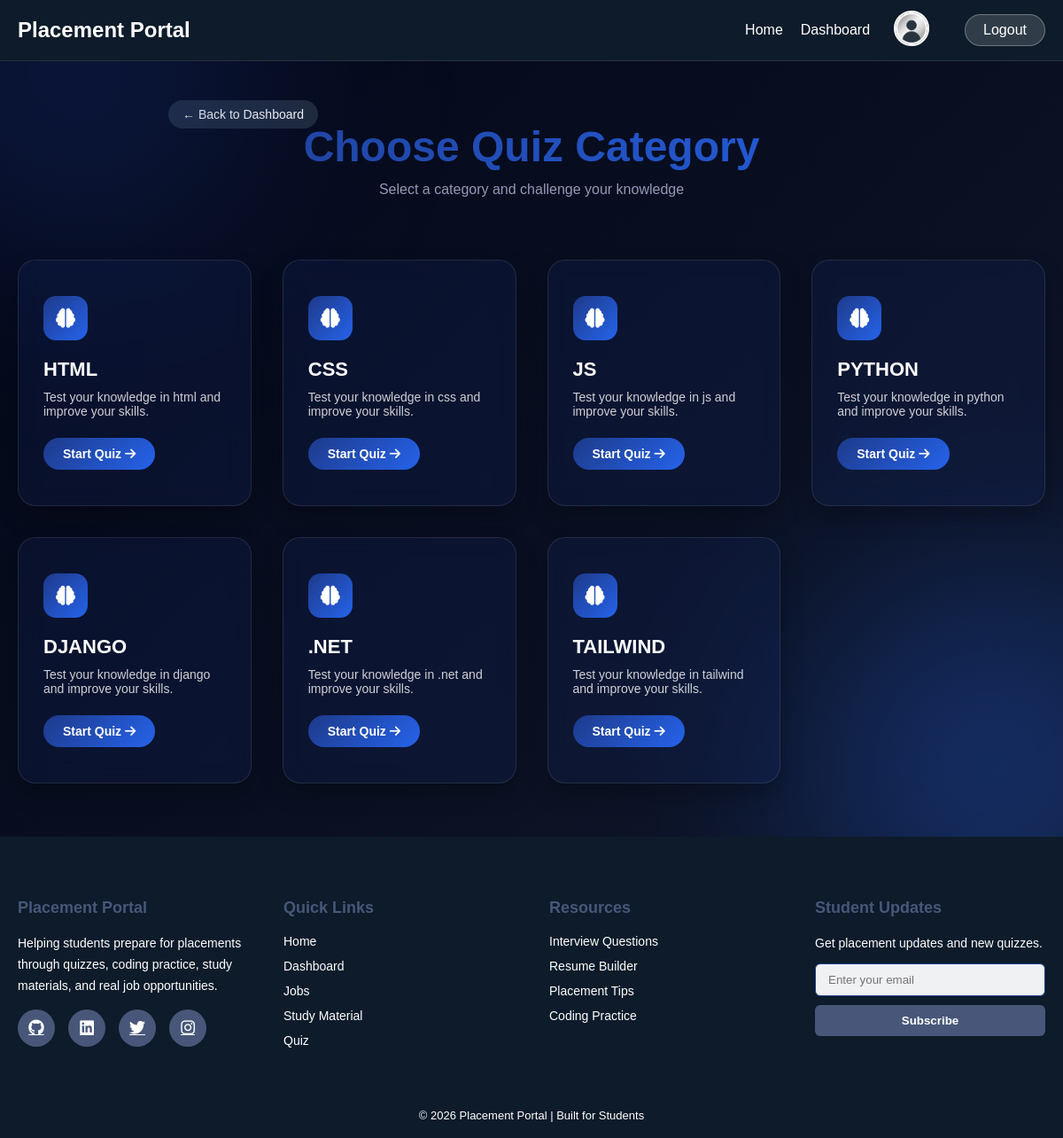
The app's page /quiz/ (signed in) with its own data.
### portal/models.py (models this page shows, shortened)
class Category(models.Model):
    name = models.CharField(max_length=50)
    slug = models.SlugField(unique=True, blank=True)

### portal/views.py (the view)
# urls.py: path('quiz/', views.quiz_home, name='quiz_home'),
@login_required
def quiz_home(request):
    categories = Category.objects.all()
    return render(request, 'quiz_home.html', {'categories': categories})

### portal/context_processors.py (called while the page is built)
def user_profile(request):
    if request.user.is_authenticated:
        profile = StudentProfile.objects.filter(user=request.user).first()
        return {'profile': profile}
    return {}

### portal/templates/quiz_home.html
{% extends 'base.html' %}
{% load static %}
{% block extra_css %}
<link rel="stylesheet" href="{% static 'css/quiz_home.css' %}">
<link rel="stylesheet" href="https://cdnjs.cloudflare.com/ajax/libs/font-awesome/6.5.0/css/all.min.css">
{% endblock %}
{% block content %}
<div class="quiz-page">
    <div class="bg-blur bg1"></div>
    <div class="bg-blur bg2"></div>
     <a href="{% url 'dashboard' %}" class="btn-back">
                ← Back to Dashboard
            </a>
    <div class="quiz-container">
        <div class="quiz-header">
            <h1 class="quiz-heading">Choose Quiz Category</h1>
            <p class="quiz-subtitle">
                Select a category and challenge your knowledge
            </p>
        </div>
        <div class="category-grid">
            {% for cat in categories %}
            <a href="{% url 'category_quiz' cat.slug %}" class="cat-card">
                <div class="cat-badge">
                    <i class="fas fa-brain"></i>
                </div>
                <div class="cat-content">
                    <h3 class="cat-title">{{ cat.name|upper }}</h3>
                    <p class="cat-desc">
                        Test your knowledge in {{ cat.name }} and improve your skills.
                    </p>
                    <span class="start-btn">Start Quiz <i class="fas fa-arrow-right"></i></span>
                </div>
            </a>
            {% empty %}
            <p class="no-data">No categories available.</p>
            {% endfor %}
        </div>
    </div>
</div>
{% endblock %}

### portal/static/css/base.css (style rules this page uses)
* { margin: 0; padding: 0; box-sizing: border-box; }
body { font-family: 'Poppins', sans-serif; background: linear-gradient(135deg, #2563EB, #1E3A8A); min-height: 100vh; color: #FFFFFF; overflow-x: hidden; }

### portal/static/css/quiz_home.css (style rules this page uses)
.btn-back { text-decoration:none; font-size:14px; padding:8px 16px; border-radius:20px; transition:.25s; color:white; margin-left: 170px ; }
.btn-back { background:#1e293b; }
.quiz-page { min-height: 100vh; padding: 120px 20px 60px; background: linear-gradient(135deg, #020617, #0f172a); font-family: 'Poppins', sans-serif; position: relative; overflow: hidden; }
.bg-blur { position: absolute; width: 400px; height: 400px; border-radius: 50%; filter: blur(120px); opacity: 0.35; }
.bg1 { background: #1E3A8A; top: -120px; left: -120px; }
.bg2 { background: #2563EB; bottom: -120px; right: -120px; }
.quiz-container { max-width: 1300px; margin: auto; position: relative; z-index: 2; }
.quiz-header { text-align: center; margin-bottom: 70px; }
.quiz-heading { font-size: 48px; font-weight: 800; background: linear-gradient(90deg, #1E3A8A, #2563EB); -webkit-background-clip: text; -webkit-text-fill-color: transparent; }
.quiz-subtitle { margin-top: 12px; font-size: 16px; opacity: 0.7; color: #cbd5f5; }
.category-grid { display: grid; grid-template-columns: repeat(auto-fit, minmax(260px, 1fr)); gap: 35px; }
.cat-card { position: relative; text-decoration: none; padding: 40px 28px; border-radius: 20px; background: rgba(30, 58, 138, 0.15); backdrop-filter: blur(12px); border: 1px solid rgba(255, 255, 255, 0.1); transition: all 0.35s ease; color: #FFFFFF; box-shadow: 0 12px 25px rgba(0,0,0,0.25); }
.cat-card::before { content: ""; position: absolute; inset: 0; border-radius: 20px; padding: 1px; background: linear-gradient( 120deg, transparent, #1E3A8A, #2563EB, transparent ); opacity: 0; transition: 0.35s; }
.cat-badge { width: 50px; height: 50px; display: flex; align-items: center; justify-content: center; font-size: 22px; border-radius: 14px; margin-bottom: 20px; background: linear-gradient(135deg, #1E3A8A, #2563EB); transition: all 0.3s ease; }
.cat-title { font-size: 22px; font-weight: 700; margin-bottom: 10px; }
.cat-desc { font-size: 14px; opacity: 0.8; margin-bottom: 22px; }
.start-btn { display: inline-block; padding: 10px 22px; font-size: 14px; border-radius: 30px; background: linear-gradient(135deg, #1E3A8A, #2563EB); font-weight: 600; color: #FFFFFF; transition: all 0.3s ease; }

### records on screen
Category: name "HTML", name "html"
Category: name "CSS", name "css"
Category: name "JS", name "js"
Category: name "PYTHON", name "python"
Category: name "DJANGO", name "django"
Category: name ".NET", name ".net"
Category: name "TAILWIND", name "tailwind"
